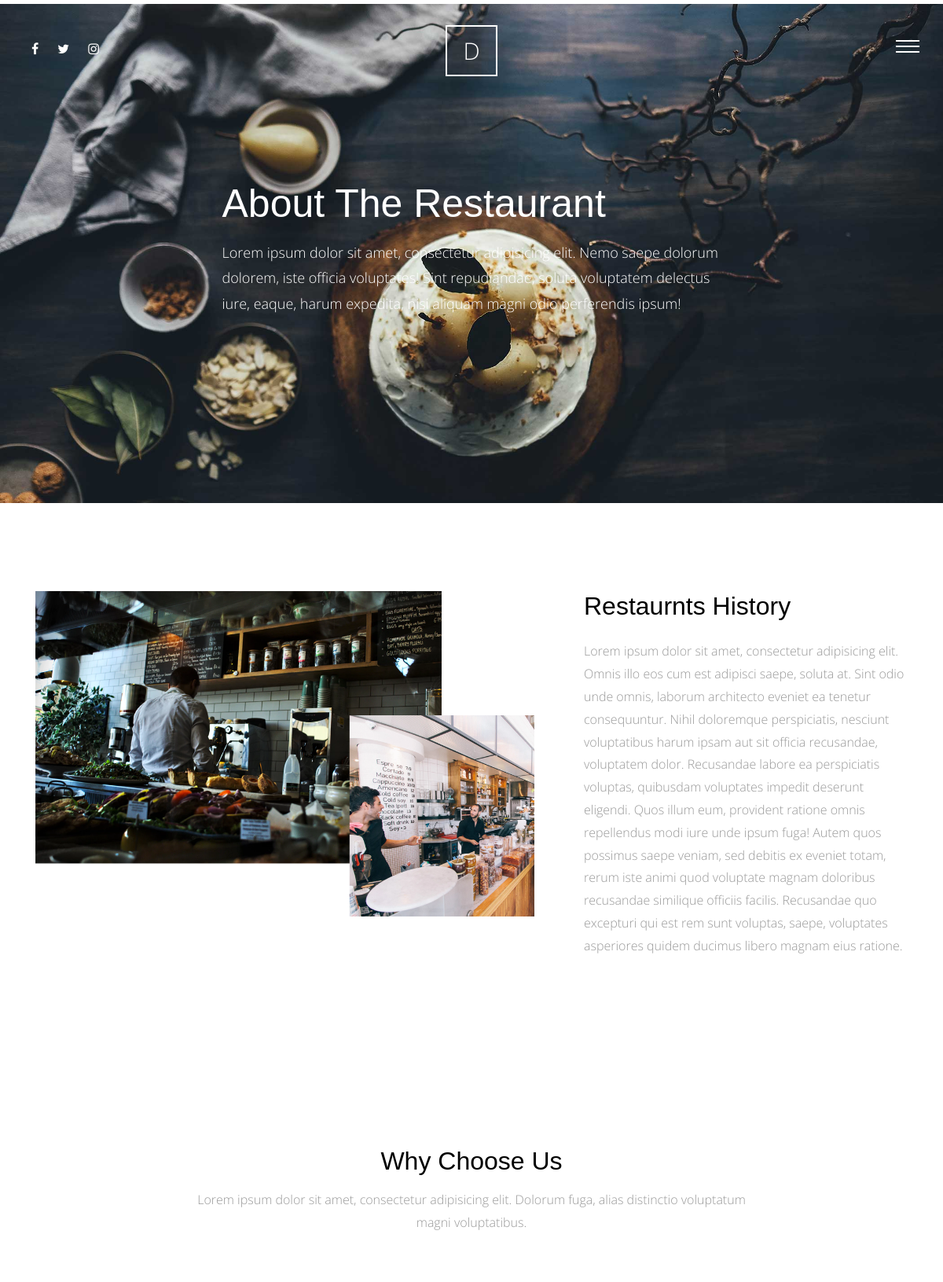
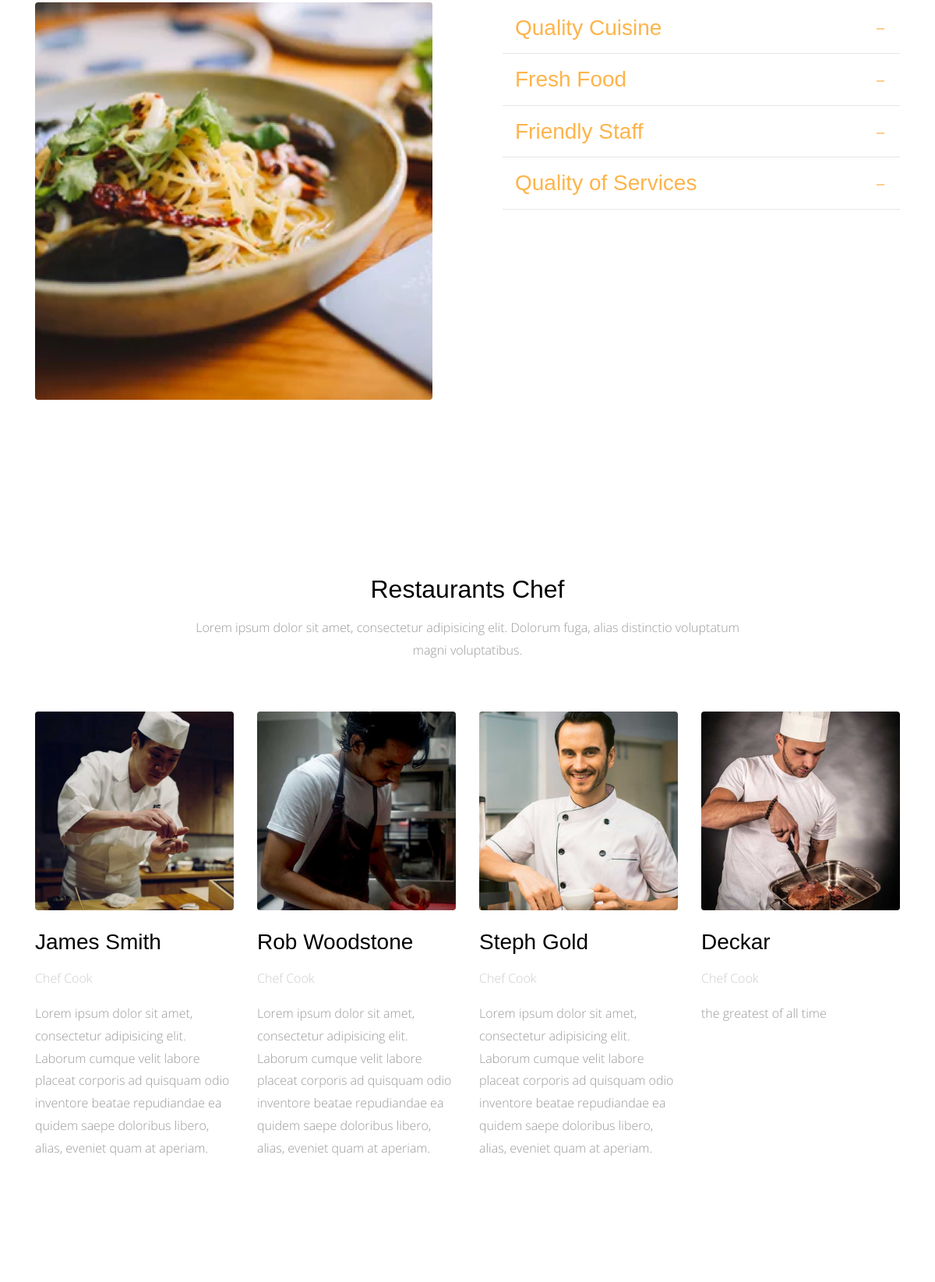
The page /about-us/ (upper part) on the database its author committed (2 pictures, top to bottom).
### aboutus/models.py (models this page shows, shortened)
class AboutUS(models.Model):
    title = models.CharField(max_length=50)
    content = models.TextField()
    class Meta:
        verbose_name = 'about us'
        verbose_name_plural = 'about us'

class Why_choose_Us(models.Model):
    title = models.CharField(max_length= 50)
    content = models.TextField()
    class Meta:
        verbose_name ='why choose us'
        verbose_name_plural = 'why choose us'

class Chef(models.Model):
    name = models.CharField(max_length= 50)
    title = models.CharField(max_length=50)
    bio = models.TextField()
    image = models.ImageField(upload_to='chef/')
    class Meta:
        verbose_name = 'chef'
        verbose_name_plural = 'chef'

### aboutus/views.py (the view)
# urls.py: path('',views.aboutus_list, name = 'aboutus_list'),
def aboutus_list(request):
    about = AboutUS.objects.last()
    why_choose_us = Why_choose_Us.objects.all()
    chef = Chef.objects.all()
    context = {
        'about':about,
        'why_choose_us': why_choose_us,
        'chef': chef
    }
    return render(request, 'aboutus/about.html', context)

### aboutus/templates/aboutus/about.html (shortened to what this page needs)
{% extends 'base.html' %}
{% load static %}
{% block body %}
      <div class="main-wrap">
        <div class="cover_1 cover_sm">
          <div class="img_bg" style="background-image: url({% static 'site_static/img/slider-1.jpg' %});" data-stellar-background-ratio="0.5">
            <div class="container">
              <div class="row align-items-center justify-content-center">
                <div class="col-md-7" data-aos="fade-up">
                  <h2 class="heading">About The Restaurant</h2>
                  <p class="lead">Lorem ipsum dolor sit amet, consectetur adipisicing elit. Nemo saepe dolorum dolorem, iste officia voluptates! Sint repudiandae, soluta voluptatem delectus iure, eaque, harum expedita, nisi aliquam magni odio perferendis ipsum!</p>
                </div>
              </div>
            </div>
          </div>
        </div>
        <div class="section">
          <div class="container">
            <div class="row">
              <div class="col-md-7" data-aos="fade-up">
                <img src="{% static 'site_static/img/about_1.png' %}" alt="Image placeholder" class="img-fluid">
              </div>
              <div class="col-md-5 pl-md-5" data-aos="fade-up" data-aos-delay="200">
                <h2 class="mb-4">{{about.title}}</h2>
                <p>{{about.content}}</p>
              </div>
            </div>
          </div>
        </div>
        <div class="section">
          <div class="container">
            <div class="row justify-content-center mb-5" data-aos="fade-up">
              <div class="col-md-8  text-center">
                <h2 class="mb-3">Why Choose Us</h2>
                <p class="lead">Lorem ipsum dolor sit amet, consectetur adipisicing elit. Dolorum fuga, alias distinctio voluptatum magni voluptatibus.</p>
              </div>
            </div>
            <div class="row large-gutters">
              <div class="col-md-6"  data-aos="fade-up" data-aos-delay="200">
                <img src="{% static 'site_static/img/img_2.jpg' %}" alt="Image placeholder" class="img-fluid rounded">
              </div>
              <div class="col-md-6" data-aos="fade-up" data-aos-delay="300">
                <div class="accordion" id="accordion">
                  {% for info in why_choose_us %}
                  <div class="accordion-item">
                    <h3 class="mb-0">
                      <a class="btn-block p-3" data-toggle="collapse" href="#collapse{{info.id}}" role="button" aria-expanded="true" aria-controls="collapseOne">{{info.title}}</a>
                    </h3>
                  </div>
                  {% endfor %}
                </div>
              </div>
            </div>
          </div>
        </div>
        <div class="section">
          <div class="container">
            <div class="row justify-content-center mb-5" data-aos="fade-up">
              <div class="col-md-8  text-center">
                <h2 class="mb-3">Restaurants Chef</h2>
                <p class="lead">Lorem ipsum dolor sit amet, consectetur adipisicing elit. Dolorum fuga, alias distinctio voluptatum magni voluptatibus.</p>
              </div>
            </div>
            <div class="row">
            {% for one in chef%}
              <div class="col-md-3" data-aos="fade-up" data-aos-delay="100">
                <img src="{{one.image.url}}" alt="Image placeholder" class="img-fluid mb-4 rounded">
                <h3 class="mb-3">{{one.name}}</h3>
                <p class="post-meta text-muted">{{one.title}}</p>
                <p class="mb-5">{{one.bio}} </p>
              </div>
            {% endfor %}
            </div>
          </div>
        </div>
      </div>
{% endblock body %}

### static/site_static/css/style.css (style rules this page uses)
html { overflow-x: hidden; }
body { background: #fff; font-family: "Open Sans", cursive; font-size: 16px; line-height: 1.8; font-weight: 300; color: #999999; }
a { -webkit-transition: .3s all ease; -o-transition: .3s all ease; transition: .3s all ease; text-decoration: none; }
h1, h2, h3, h4, h5 { color: #000; font-family: "Playfair Display", Arial, sans-serif; }
h1 a, h2 a, h3 a, h4 a, h5 a { color: #000; }
.lead { font-size: 16px; }
.section { padding: 7em 0; }
.text-muted { color: #cccccc !important; }
.cover_1 { position: relative; }
.cover_1 .lead { color: #fff; font-size: 18px; }
.cover_1 .img_bg { background-repeat: no-repeat; background-size: cover !important; background-position: center center; }
.cover_1 .img_bg, .cover_1 .img_bg>.container>.row { min-height: 700px; height: 100vh; }
.cover_1.cover_sm .img_bg, .cover_1.cover_sm .img_bg>.container>.row { min-height: 600px; height: 80vh; }
.cover_1 .heading { color: white; font-weight: 300; font-size: 30px; line-height: 1.5; }
@media (min-width: 768px) { .cover_1 .heading { font-size: 50px; line-height: 1.5; } }
.large-gutters { margin-right: -45px; margin-left: -45px; }
.large-gutters>[class*="col-"] { padding-right: 45px; padding-left: 45px; }
.accordion .btn-block { position: relative; border-bottom: 1px solid #e6e6e6; }
.accordion .btn-block[aria-expanded="true"] { color: #fdb44b; }

### rows shown on the page
AboutUS: title "Restaurnts History", content "Lorem ipsum dolor sit amet, consectetur adipisicing elit. Omnis illo eos cum est adipisci saepe, soluta at. Sint odio unde omnis, laborum architecto eveniet ea tenetur consequuntur. Nihil doloremque perspiciatis, nesciunt voluptatibus harum ipsam aut sit officia recusandae, voluptatem dolor. Recusandae labore ea perspiciatis voluptas, quibusdam voluptates impedit deserunt eligendi. Quos illum eum, provident ratione omnis repellendus modi iure unde ipsum fuga! Autem quos possimus saepe veniam, sed debitis ex eveniet totam, rerum iste animi quod voluptate magnam doloribus recusandae similique officiis facilis. Recusandae quo excepturi qui est rem sunt voluptas, saepe, voluptates asperiores…"
Why_choose_Us: title "Quality Cuisine"
Why_choose_Us: title "Fresh Food"
Why_choose_Us: title "Friendly Staff"
Why_choose_Us: title "Quality of Services"
Chef: image (picture), name "James Smith", title "Chef Cook", bio "Lorem ipsum dolor sit amet, consectetur adipisicing elit. Laborum cumque velit labore placeat corporis ad quisquam odio inventore beatae repudiandae ea quidem saepe doloribus libero, alias, eveniet quam at aperiam."
Chef: image (picture), name "Rob Woodstone", title "Chef Cook", bio "Lorem ipsum dolor sit amet, consectetur adipisicing elit. Laborum cumque velit labore placeat corporis ad quisquam odio inventore beatae repudiandae ea quidem saepe doloribus libero, alias, eveniet quam at aperiam."
Chef: image (picture), name "Steph Gold", title "Chef Cook", bio "Lorem ipsum dolor sit amet, consectetur adipisicing elit. Laborum cumque velit labore placeat corporis ad quisquam odio inventore beatae repudiandae ea quidem saepe doloribus libero, alias, eveniet quam at aperiam."
Chef: image (picture), name "Deckar", title "Chef Cook", bio "the greatest of all time"
